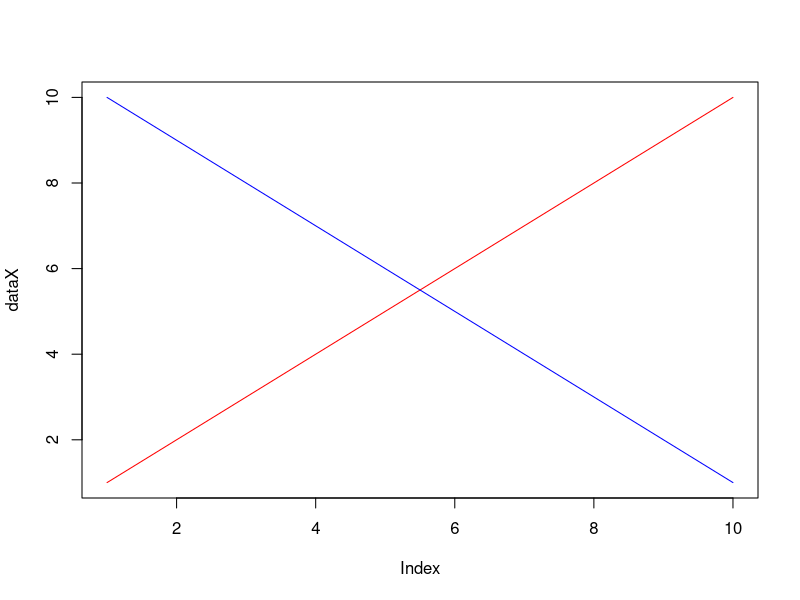
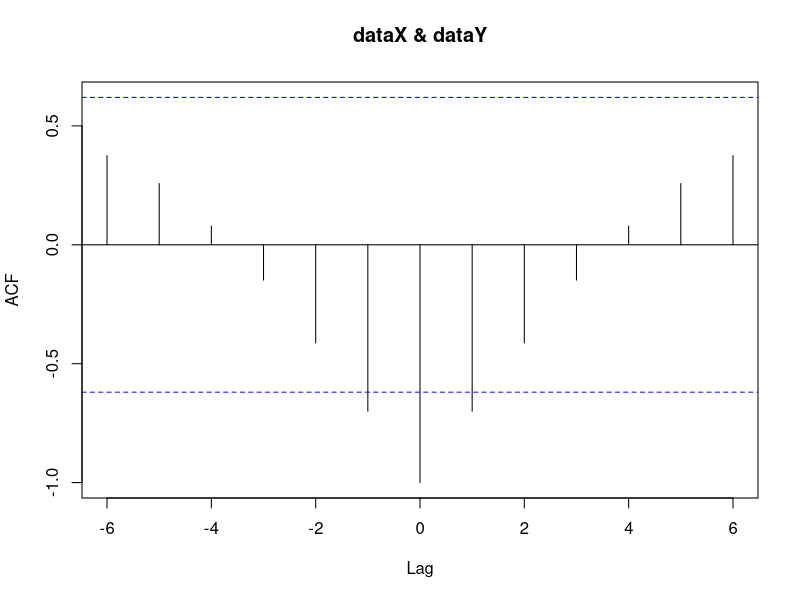
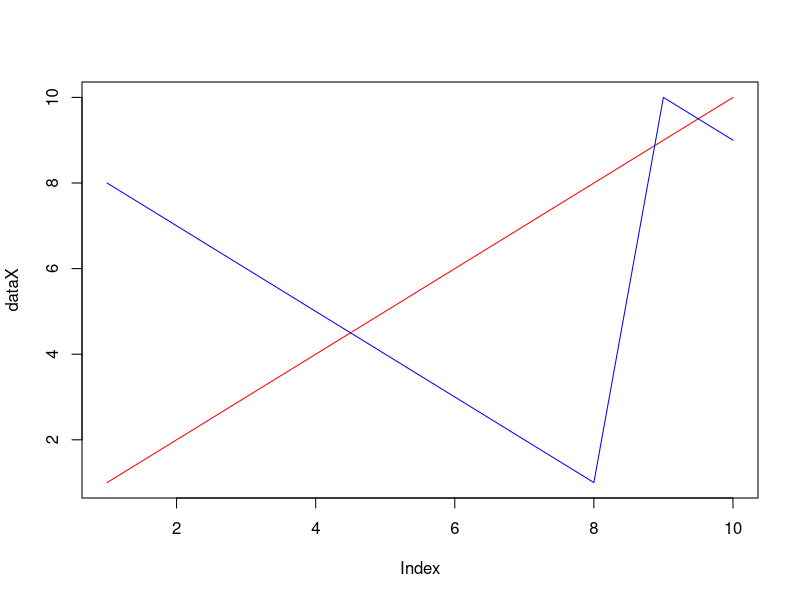
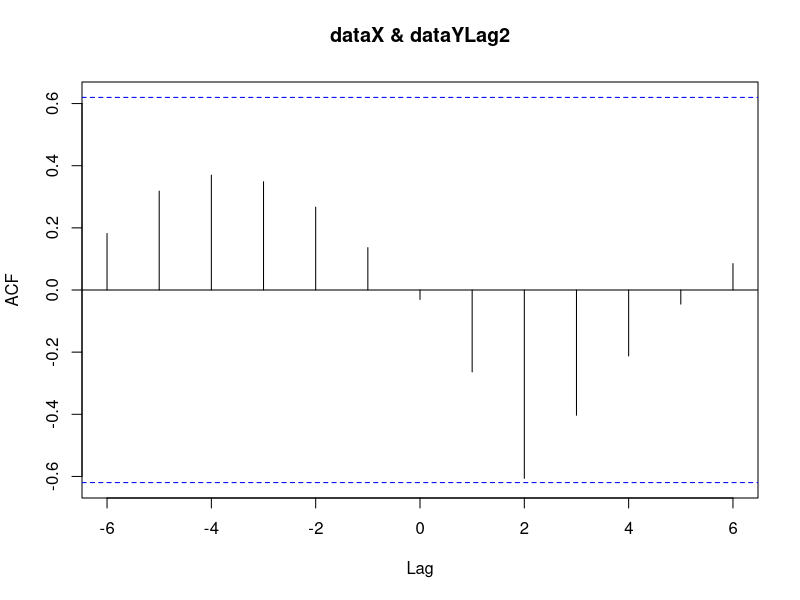

Source code (R) for these figures, in order:
# demonstration of cross correlation

# set up dataX - we'll keep reusing this vector
dataX <- 1:10

# cross correlation for different values of dataY
dataY <- dataX # 100% cross correlation
dataY <- rnorm(10)*10 # not 100% correlation
dataY <- rev(dataX) # reverse the values in dataX

# show dataX and dataY side-by-side
data.frame(dataX,dataY)

# show a plot
plot(dataX,type="l",col="red")
lines(dataY,col="blue")

# calculate the cross-correlation
ccf(dataX,dataY)

# plot showing lag of 2 between dataX and dataY

dataYLag2 <- c(dataY[3:10],dataY[1:2]) # first, build a lag of dataY
data.frame(dataX,dataY,dataYLag2)      # show the values
plot(dataX,type="l",col="red")         # plot the values
lines(dataYLag2,col="blue")
ccf(dataX,dataYLag2)                   # cross-correlate
